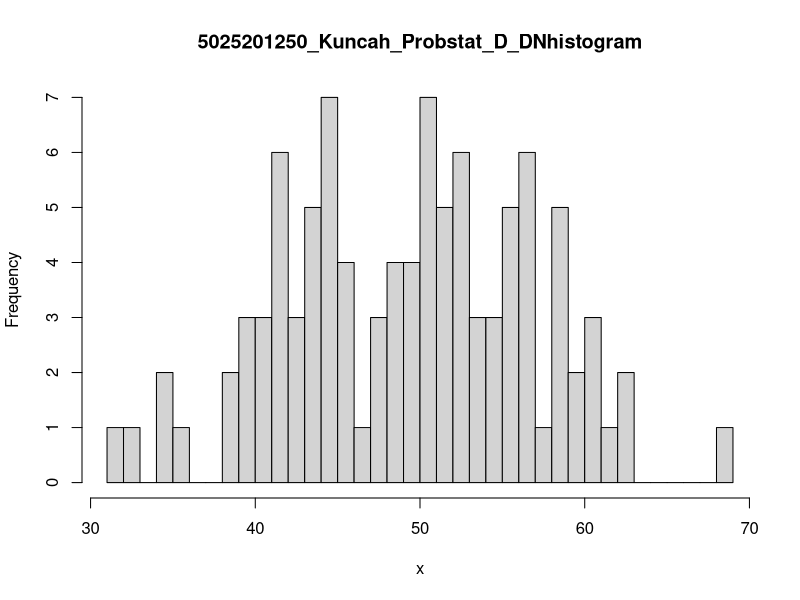

This figure's R source:
#data = 100, mean = 50 , sd = 8

#6a
x <- rnorm(n = 100, mean = 50, sd = 8)
mean <- mean(x)
x1 <- floor(mean)
x2 <- ceiling(mean)
cat("rata-rata =", mean, "\n", "x1 =", x1, "\n", "x2 =", x2)

#6b
  #breaks = 50, main = 5025201250_Kuncah_Probstat_D_DNhistogram
hist(x, breaks = 50, main = "5025201250_Kuncah_Probstat_D_DNhistogram")

#6c
  #mean adalah sd^2 = 8^2 = 64